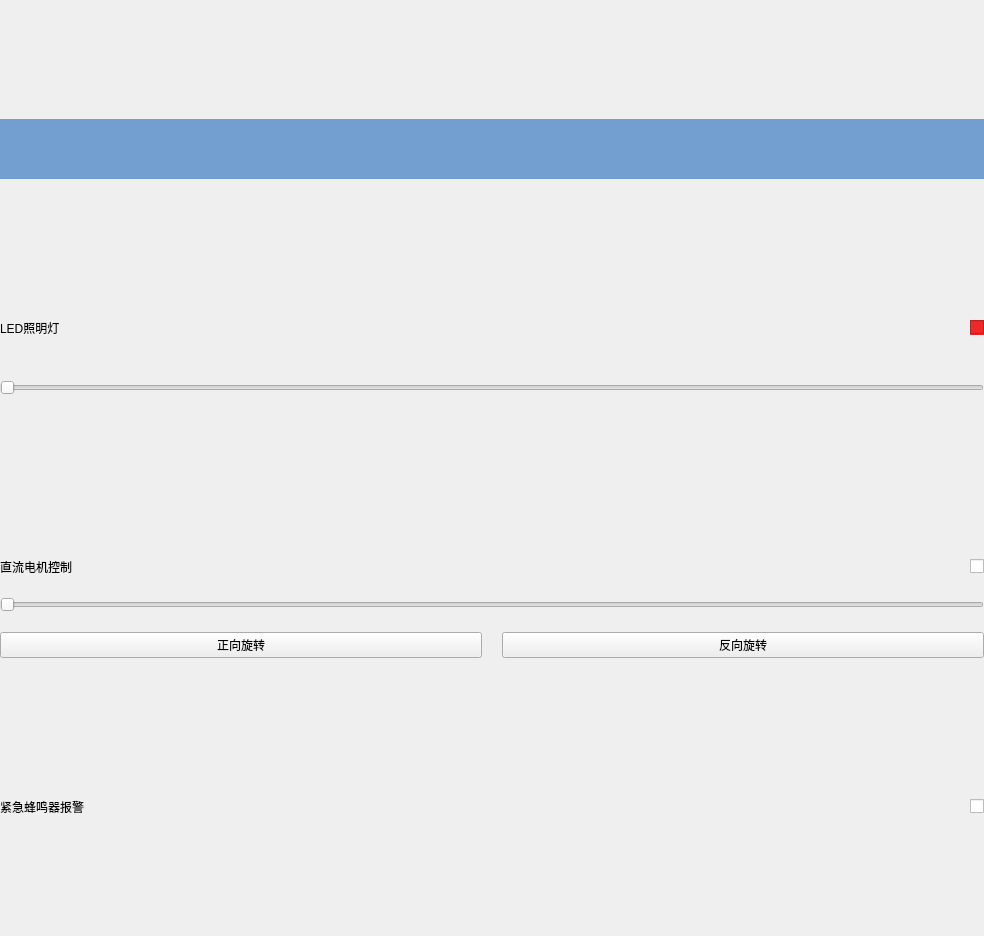
<?xml version="1.0" encoding="UTF-8"?>
<ui version="4.0">
 <class>DeviceController</class>
 <widget class="QWidget" name="DeviceController">
  <property name="geometry">
   <rect>
    <x>0</x>
    <y>0</y>
    <width>984</width>
    <height>936</height>
   </rect>
  </property>
  <property name="windowTitle">
   <string>Form</string>
  </property>
  <layout class="QHBoxLayout" name="horizontalLayout_6">
   <property name="spacing">
    <number>0</number>
   </property>
   <property name="leftMargin">
    <number>0</number>
   </property>
   <property name="topMargin">
    <number>0</number>
   </property>
   <property name="rightMargin">
    <number>0</number>
   </property>
   <property name="bottomMargin">
    <number>0</number>
   </property>
   <item>
    <layout class="QVBoxLayout" name="verticalLayout_3" stretch="0,1,1,1">
     <property name="spacing">
      <number>20</number>
     </property>
     <item>
      <layout class="QHBoxLayout" name="horizontalLayout">
       <item>
        <widget class="QLabel" name="label">
         <property name="minimumSize">
          <size>
           <width>0</width>
           <height>60</height>
          </size>
         </property>
         <property name="maximumSize">
          <size>
           <width>16777215</width>
           <height>60</height>
          </size>
         </property>
         <property name="styleSheet">
          <string notr="true">background-color: rgb(114, 159, 207);</string>
         </property>
         <property name="text">
          <string/>
         </property>
        </widget>
       </item>
      </layout>
     </item>
     <item>
      <layout class="QVBoxLayout" name="verticalLayout">
       <item>
        <layout class="QHBoxLayout" name="horizontalLayout_2">
         <item>
          <widget class="QLabel" name="label_2">
           <property name="styleSheet">
            <string notr="true"/>
           </property>
           <property name="text">
            <string>LED照明灯</string>
           </property>
          </widget>
         </item>
         <item>
          <spacer name="horizontalSpacer">
           <property name="orientation">
            <enum>Qt::Horizontal</enum>
           </property>
           <property name="sizeHint" stdset="0">
            <size>
             <width>138</width>
             <height>20</height>
            </size>
           </property>
          </spacer>
         </item>
         <item>
          <widget class="QCheckBox" name="checkBox_led">
           <property name="styleSheet">
            <string notr="true">background-color: rgb(239, 41, 41);</string>
           </property>
           <property name="text">
            <string/>
           </property>
          </widget>
         </item>
        </layout>
       </item>
       <item>
        <widget class="QSlider" name="horizontalSlider">
         <property name="minimumSize">
          <size>
           <width>0</width>
           <height>60</height>
          </size>
         </property>
         <property name="maximumSize">
          <size>
           <width>16777215</width>
           <height>60</height>
          </size>
         </property>
         <property name="orientation">
          <enum>Qt::Horizontal</enum>
         </property>
        </widget>
       </item>
      </layout>
     </item>
     <item>
      <layout class="QVBoxLayout" name="verticalLayout_2">
       <item>
        <layout class="QHBoxLayout" name="horizontalLayout_3">
         <item>
          <widget class="QLabel" name="label_3">
           <property name="styleSheet">
            <string notr="true"/>
           </property>
           <property name="text">
            <string>直流电机控制</string>
           </property>
          </widget>
         </item>
         <item>
          <spacer name="horizontalSpacer_2">
           <property name="orientation">
            <enum>Qt::Horizontal</enum>
           </property>
           <property name="sizeHint" stdset="0">
            <size>
             <width>40</width>
             <height>20</height>
            </size>
           </property>
          </spacer>
         </item>
         <item>
          <widget class="QCheckBox" name="checkBox_motor">
           <property name="text">
            <string/>
           </property>
          </widget>
         </item>
        </layout>
       </item>
       <item>
        <widget class="QSlider" name="horizontalSlider_2">
         <property name="styleSheet">
          <string notr="true">color: rgb(52, 101, 164);</string>
         </property>
         <property name="orientation">
          <enum>Qt::Horizontal</enum>
         </property>
        </widget>
       </item>
       <item>
        <layout class="QHBoxLayout" name="horizontalLayout_4">
         <property name="spacing">
          <number>20</number>
         </property>
         <item>
          <widget class="QPushButton" name="pushButton_forward">
           <property name="styleSheet">
            <string notr="true"/>
           </property>
           <property name="text">
            <string>正向旋转</string>
           </property>
          </widget>
         </item>
         <item>
          <widget class="QPushButton" name="pushButton_reverse">
           <property name="styleSheet">
            <string notr="true"/>
           </property>
           <property name="text">
            <string>反向旋转</string>
           </property>
          </widget>
         </item>
        </layout>
       </item>
      </layout>
     </item>
     <item>
      <layout class="QHBoxLayout" name="horizontalLayout_5">
       <item>
        <widget class="QLabel" name="label_4">
         <property name="styleSheet">
          <string notr="true"/>
         </property>
         <property name="text">
          <string>紧急蜂鸣器报警</string>
         </property>
        </widget>
       </item>
       <item>
        <spacer name="horizontalSpacer_3">
         <property name="orientation">
          <enum>Qt::Horizontal</enum>
         </property>
         <property name="sizeHint" stdset="0">
          <size>
           <width>40</width>
           <height>20</height>
          </size>
         </property>
        </spacer>
       </item>
       <item>
        <widget class="QCheckBox" name="checkBox_buzzer">
         <property name="text">
          <string/>
         </property>
        </widget>
       </item>
      </layout>
     </item>
    </layout>
   </item>
  </layout>
 </widget>
 <resources/>
 <connections/>
</ui>
